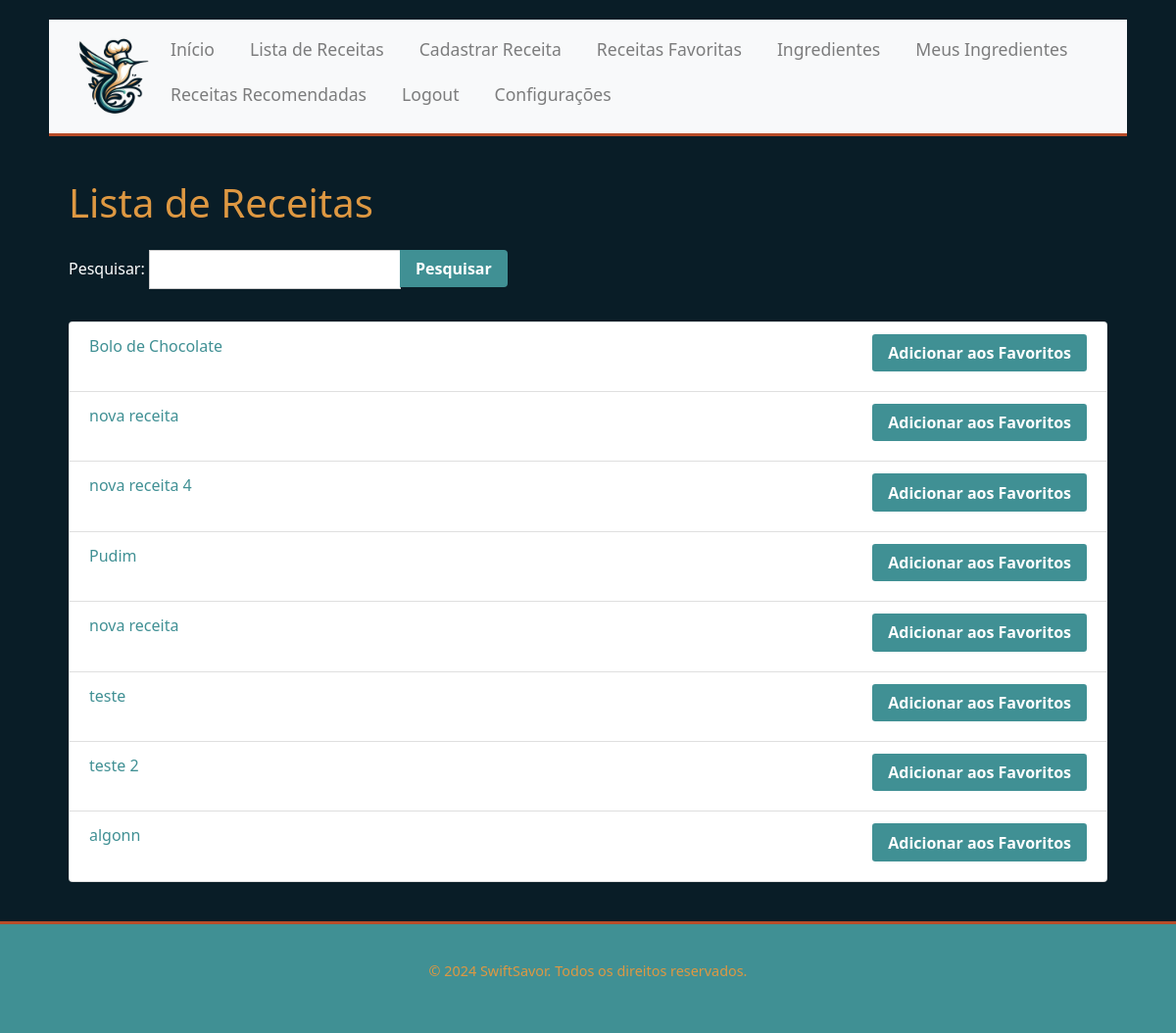
Page /recipes/ (signed in) on the earlier database version.
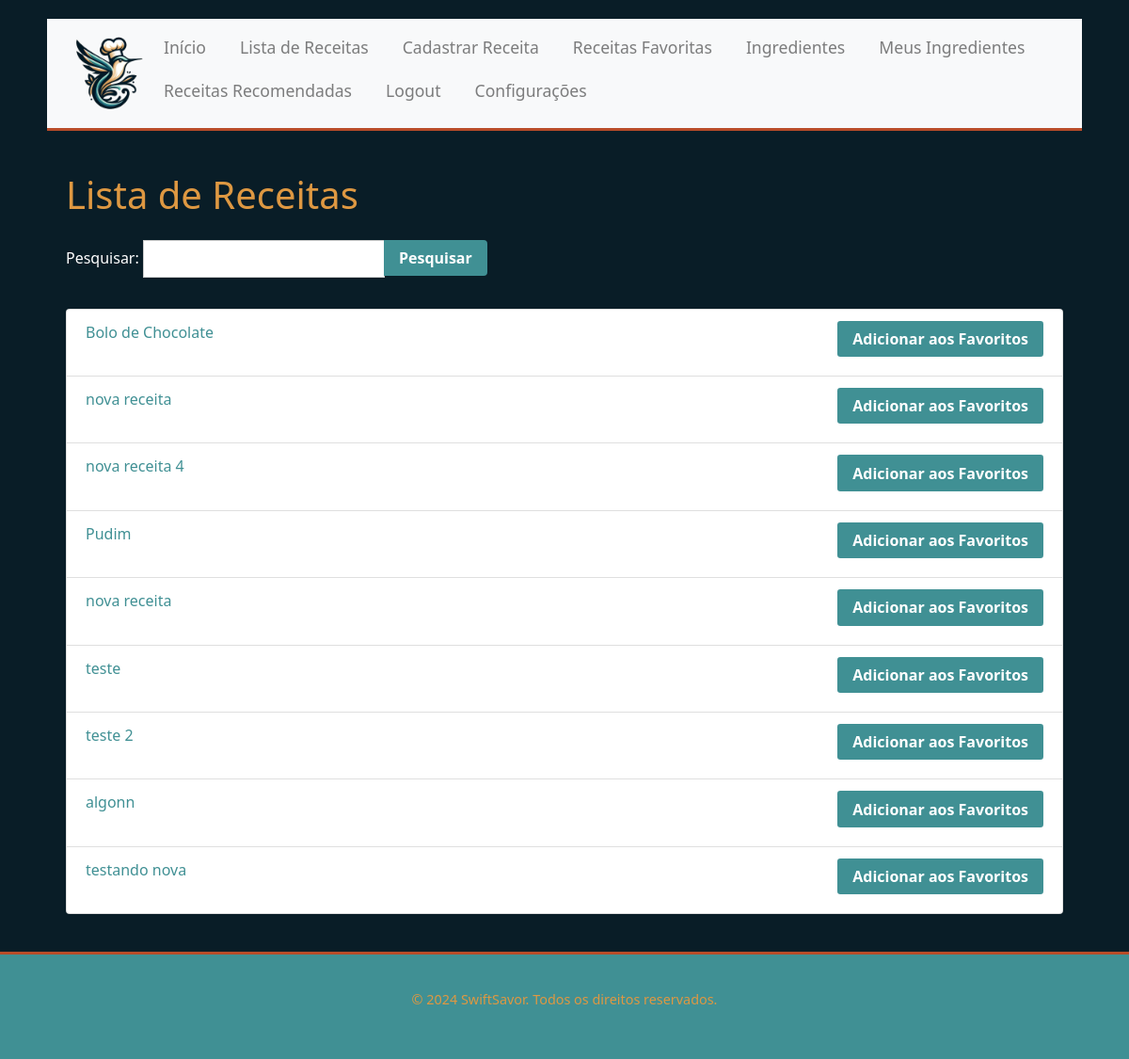
Same page on the later database version.
### recipes/models.py (models this page shows, shortened)
class Receita(models.Model):
    nome = models.CharField(max_length=200)
    ingredientes = models.ManyToManyField(Ingrediente)
    instrucoes = models.TextField()
    usuario = models.ForeignKey(User, on_delete=models.SET_NULL, null=True, blank=True)
    data_cadastro = models.DateField(auto_now_add=False, default=timezone.now)
    aprovada = models.BooleanField(default=False)

### recipes/views.py (the view)
# urls.py: path('', views.lista_receitas, name='lista_receitas'),
@login_required
def lista_receitas(request):
    form_pesquisa = PesquisaReceitaForm(request.GET)
    receitas = Receita.objects.filter(aprovada=True)
    if form_pesquisa.is_valid():
        termo_pesquisa = form_pesquisa.cleaned_data['pesquisa']
        receitas = receitas.filter(nome__icontains=termo_pesquisa)
    return render(request, 'recipes/lista_receitas.html', {'receitas': receitas, 'form_pesquisa': form_pesquisa})

### recipes/forms.py
class PesquisaReceitaForm(forms.Form):
    pesquisa = forms.CharField(max_length=100, required=False, label='Pesquisar')

### recipes/templates/recipes/lista_receitas.html (shortened to what this page needs)
{% extends 'main/base.html' %}
{% block content %}
    <div class="container mt-4">
        <h1 class="mb-4">Lista de Receitas</h1>
        <form method="get" action="{% url 'lista_receitas' %}" class="form-group">
            <div class="input-group">
                {{ form_pesquisa.as_p }}
                <div class="input-group-append">
                    <button type="submit" class="btn btn-primary">Pesquisar</button>
                </div>
            </div>
        </form>
        <ul class="list-group">
            {% for receita in receitas %}
                <li class="list-group-item">
                    <a href="{% url 'detalhes_receita' receita.id %}">{{ receita.nome }}</a>
                    <a href="{% url 'favorites:adicionar_favoritos' receita.id %}" class="btn btn-primary btn-sm float-right">Adicionar aos Favoritos</a>
                </li>
            {% endfor %}
        </ul>
    </div>
{% endblock %}

### main/templates/main/base.html (shortened to what this page needs)
{% load static %}
<!DOCTYPE html>
<html lang="pt-BR">
<head>
    <link rel="stylesheet" href="https://stackpath.bootstrapcdn.com/bootstrap/4.3.1/css/bootstrap.min.css">
    <link rel="stylesheet" href="{% static 'main/css/styles.css' %}">
    <link rel="stylesheet" href="https://cdnjs.cloudflare.com/ajax/libs/font-awesome/5.15.3/css/all.min.css">
</head>
<body>
    <div class="container">
        <nav class="navbar navbar-expand-lg navbar-light bg-light">
            <img src="{% static 'main/logo.png' %}" alt="SwiftSavor Logo" height="100">
            <div class="collapse navbar-collapse" id="navbarNav">
                <ul class="navbar-nav ml-auto">
                    <li class="nav-item">
                        <a class="nav-link px3" href="{% url 'index' %}">Início</a>
                    </li>
                    {% if user.is_authenticated %}
                        {% if user.is_staff %}
                            <li class="nav-item">
                                <a class="nav-link px3" href="{% url 'lista_receitas' %}">Lista de Receitas</a>
                            </li>
                            <li class="nav-item">
                                <a class="nav-link px3" href="{% url 'admin_dashboard' %}">DashBoard</a>
                            </li>
                        {% else %}
                            <li class="nav-item">
                                <a class="nav-link px3" href="{% url 'lista_receitas' %}">Lista de Receitas</a>
                            </li>
                            <li class="nav-item">
                                <a class="nav-link px3" href="{% url 'cadastrar_receita' %}">Cadastrar Receita</a>
                            </li>
                            <li class="nav-item">
                                <a class="nav-link px3" href="{% url 'favorites:receitas_favoritas' %}">Receitas Favoritas</a>
                            </li>
                            <li class="nav-item">
                                <a class="nav-link px3" href="{% url 'selecionar_ingredientes' %}">Ingredientes</a>
                            </li>
                            <li class="nav-item">
                                <a class="nav-link px3" href="{% url 'meus_ingredientes' %}">Meus Ingredientes</a>
                            </li>
                            <li class="nav-item">
                                <a class="nav-link px3" href="{% url 'receitas_recomendadas' %}">Receitas Recomendadas</a>
                            </li>
                        {% endif %}
                        <li class="nav-item">
                            <a class="nav-link px3" href="{% url 'logout' %}">Logout</a>
                        </li>
                        <li class="nav-item">
                            <a class="nav-link px3" href="{% url 'configuracoes' %}">Configurações</a>
                        </li>
                    {% endif %}
                </ul>
            </div>
        </nav>
        {% block content %}{% endblock %}
    </div>
    <footer class="footer mt-auto py-3">
        <div class="container text-center">
            <p>&copy; 2024 SwiftSavor. Todos os direitos reservados.</p>
        </div>
    </footer>
</body>
</html>

### main/static/main/css/styles.css (style rules this page uses)
body { background-color: #091d27; color: #ffffff; font-family: 'Segoe UI', Tahoma, Geneva, Verdana, sans-serif; font-size: 1rem; line-height: 1.6; min-height: 100vh; display: flex; flex-direction: column; }
a { color: #409094; text-decoration: none; }
.container { flex: 1; padding: 20px; }
h1, h2, h3, h4, h5, h6 { color: #de9842; line-height: 1.2; }
.btn { font-size: 1rem; padding: 0.5rem 1rem; height: 2.4rem; text-align: center; display: flex; justify-content: center; align-items: center; margin-bottom: 0.5rem; }
.list-group-item .btn { float: right; }
.footer { background-color: #409094; color: #de9842; padding: 10px 0; text-align: center; border-top: 3px solid #b84c29; font-size: 0.9rem; }
.list-group-item { color: #000000; }
.form-group label { color: #ffffff; }
.form-group input, .form-group select, .form-group textarea { background-color: #ffffff; color: #000000; border: 1px solid #cccccc; padding: .375rem .75rem; }
.navbar { background-color: #409094; border-bottom: 3px solid #b84c29; min-height: 80px; width: 100%; display: flex; justify-content: space-between; align-items: center; }
.navbar .navbar-brand, .navbar .nav-link { color: #de9842; transition: color 0.3s ease-in-out; }
.navbar-nav .nav-link { padding-right: .8rem; padding-left: .8rem; font-size: 1.1rem; padding: 0.5rem 1rem; flex: 1; }
.navbar-nav { align-items: center; display: flex; line-height: 20px; margin-top: auto; margin-bottom: auto; flex-wrap: wrap; }
.navbar-nav > .nav-item { margin-right: 20px; margin-bottom: 10px; }
.btn-primary { background-color: #409094; color: #fff; border: none; font-weight: bold; }

Differences in the rows shown:
added Receita: nome "testando nova"
